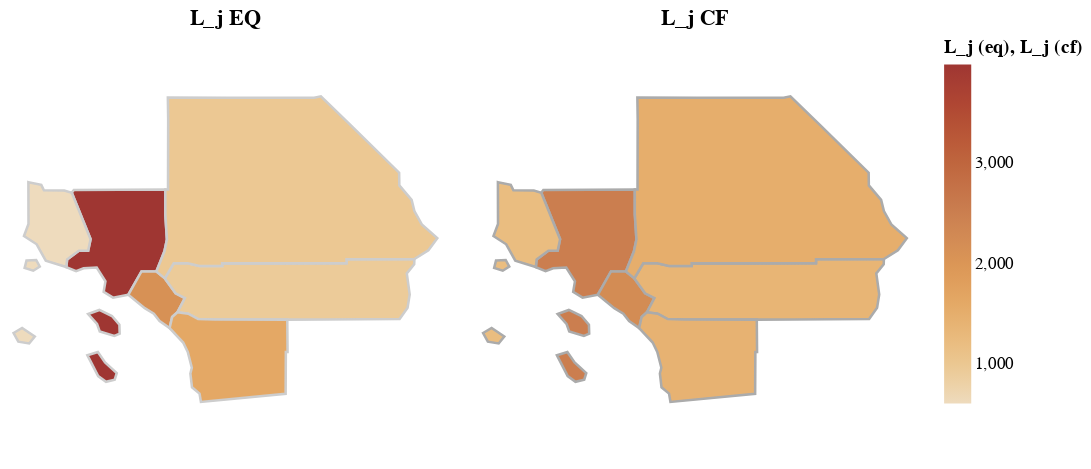

Here is the notebook cell this chart was saved with:
### Code cell
alt.hconcat(map_L_j_eq, map_L_j_cf)

### Figure 1 — Vega-Lite specification as saved in the notebook (floating-point values rounded to 4 significant figures)
{"config": {"view": {"continuousWidth": 300, "continuousHeight": 300}}, "hconcat": [{"data": {"values": [{"type": "Feature", "geometry": {"type": "MultiPolygon", "coordinates": [[[[-118.1, 33.69], [-118.3, 33.66], [-118.5, 33.73], [-118.4, 33.84], [-118.6, 33.99], [-118.7, 33.98], [-118.8, 33.95], [-119.0, 33.99], [-118.9, 34.07], [-118.8, 34.17], [-118.7, 34.17], [-118.6, 34.29], [-118.9, 34.79], [-118.9, 34.82], [-117.7, 34.82], [-117.7, 34.56], [-117.6, 34.29], [-117.7, 34.16], [-117.8, 33.95], [-118.0, 33.95], [-118.1, 33.69]]], [[[-118.7, 33.49], [-118.5, 33.53], [-118.4, 33.46], [-118.3, 33.37], [-118.3, 33.27], [-118.3, 33.25], [-118.5, 33.3], [-118.6, 33.38], [-118.7, 33.49]]], [[[-118.7, 33.04], [-118.5, 33.07], [-118.4, 32.96], [-118.3, 32.85], [-118.3, 32.77], [-118.4, 32.75], [-118.5, 32.81], [-118.7, 33.04]]]]}, "properties": {"county_j_name": "Los Angeles", "county_j": 0, "w_j_emp_data": 83.55, "w_j_county_data": 378100000.0, "L_j_data": 4526.0, "_n_firms_j_data": 572385, "w_j_emp_norm_data": 1.061, "w_j_county_norm_data": 1.061, "L_j_cf": 2512.0, "diff_L_j": -2014.0, "L_j_eq": 3988.0, "FID": 1993}}, {"type": "Feature", "geometry": {"type": "Polygon", "coordinates": [[[-117.8, 33.95], [-117.7, 33.87], [-117.5, 33.71], [-117.4, 33.66], [-117.5, 33.51], [-117.6, 33.45], [-117.6, 33.33], [-117.7, 33.41], [-117.8, 33.49], [-117.9, 33.55], [-118.1, 33.69], [-118.0, 33.95], [-117.8, 33.95]]]}, "properties": {"county_j_name": "Orange", "county_j": 1, "w_j_emp_data": 81.4, "w_j_county_data": 135200000.0, "L_j_data": 1661.0, "_n_firms_j_data": 148394, "w_j_emp_norm_data": 1.034, "w_j_county_norm_data": 1.034, "L_j_cf": 2226.0, "diff_L_j": 565.0, "L_j_eq": 2108.0, "FID": 362}}, {"type": "Feature", "geometry": {"type": "Polygon", "coordinates": [[[-116.1, 33.43], [-117.0, 33.43], [-117.2, 33.43], [-117.4, 33.49], [-117.5, 33.51], [-117.4, 33.66], [-117.5, 33.71], [-117.7, 33.87], [-117.6, 34.03], [-117.4, 34.03], [-117.2, 34.0], [-116.9, 34.0], [-116.9, 34.03], [-116.3, 34.03], [-115.3, 34.03], [-115.3, 34.08], [-114.4, 34.08], [-114.4, 34.02], [-114.5, 33.93], [-114.5, 33.7], [-114.5, 33.55], [-114.6, 33.43], [-115.6, 33.43], [-116.1, 33.43]]]}, "properties": {"county_j_name": "Riverside", "county_j": 2, "w_j_emp_data": 59.73, "w_j_county_data": 50200000.0, "L_j_data": 840.4, "_n_firms_j_data": 86446, "w_j_emp_norm_data": 0.7587, "w_j_county_norm_data": 0.7587, "L_j_cf": 1359.0, "diff_L_j": 518.2, "L_j_eq": 912.8, "FID": 2943}}, {"type": "Feature", "geometry": {"type": "Polygon", "coordinates": [[[-117.7, 33.87], [-117.8, 33.95], [-117.7, 34.16], [-117.6, 34.29], [-117.7, 34.56], [-117.7, 34.82], [-117.6, 34.82], [-117.6, 35.56], [-117.6, 35.8], [-116.9, 35.8], [-115.7, 35.79], [-115.6, 35.81], [-115.3, 35.5], [-114.6, 35.0], [-114.6, 34.87], [-114.5, 34.71], [-114.4, 34.59], [-114.3, 34.45], [-114.1, 34.3], [-114.3, 34.17], [-114.4, 34.08], [-115.3, 34.08], [-115.3, 34.03], [-116.3, 34.03], [-116.9, 34.03], [-116.9, 34.0], [-117.2, 34.0], [-117.4, 34.03], [-117.6, 34.03], [-117.7, 33.87]]]}, "properties": {"county_j_name": "San Bernardino", "county_j": 3, "w_j_emp_data": 62.37, "w_j_county_data": 52760000.0, "L_j_data": 845.9, "_n_firms_j_data": 77170, "w_j_emp_norm_data": 0.7921, "w_j_county_norm_data": 0.7921, "L_j_cf": 1501.0, "diff_L_j": 655.3, "L_j_eq": 984.3, "FID": 817}}, {"type": "Feature", "geometry": {"type": "Polygon", "coordinates": [[[-117.6, 33.33], [-117.6, 33.45], [-117.5, 33.51], [-117.4, 33.49], [-117.2, 33.43], [-117.0, 33.43], [-116.1, 33.43], [-116.1, 33.07], [-116.1, 33.07], [-116.1, 32.62], [-117.2, 32.53], [-117.2, 32.62], [-117.3, 32.69], [-117.3, 32.84], [-117.3, 32.9], [-117.4, 33.08], [-117.4, 33.18], [-117.6, 33.33]]]}, "properties": {"county_j_name": "San Diego", "county_j": 4, "w_j_emp_data": 82.85, "w_j_county_data": 127300000.0, "L_j_data": 1537.0, "_n_firms_j_data": 133031, "w_j_emp_norm_data": 1.052, "w_j_county_norm_data": 1.052, "L_j_cf": 1414.0, "diff_L_j": -122.9, "L_j_eq": 1623.0, "FID": 1896}}, {"type": "Feature", "geometry": {"type": "MultiPolygon", "coordinates": [[[[-119.4, 34.9], [-119.3, 34.87], [-119.2, 34.81], [-119.0, 34.81], [-118.9, 34.79], [-118.6, 34.29], [-118.7, 34.17], [-118.8, 34.17], [-118.9, 34.07], [-119.0, 33.99], [-119.2, 34.06], [-119.3, 34.24], [-119.5, 34.33], [-119.4, 34.46], [-119.4, 34.9]]], [[[-119.5, 34.06], [-119.3, 34.07], [-119.3, 34.0], [-119.4, 33.95], [-119.5, 33.98], [-119.5, 34.06]]], [[[-119.6, 33.28], [-119.5, 33.33], [-119.4, 33.24], [-119.4, 33.17], [-119.6, 33.19], [-119.6, 33.28]]]]}, "properties": {"county_j_name": "Ventura", "county_j": 5, "w_j_emp_data": 70.49, "w_j_county_data": 23700000.0, "L_j_data": 336.3, "_n_firms_j_data": 31435, "w_j_emp_norm_data": 0.8953, "w_j_county_norm_data": 0.8953, "L_j_cf": 1209.0, "diff_L_j": 872.3, "L_j_eq": 604.1, "FID": 963}}]}, "mark": {"type": "geoshape", "stroke": "#cdcdcd", "strokeWidth": 1.5}, "encoding": {"color": {"field": "properties.L_j_eq", "scale": {"scheme": "browns"}, "title": "L_j (eq)", "type": "quantitative"}}, "height": 250, "projection": {"type": "mercator"}, "title": "L_j EQ", "width": 250}, {"data": {"values": [{"type": "Feature", "geometry": {"type": "MultiPolygon", "coordinates": [[[[-118.1, 33.69], [-118.3, 33.66], [-118.5, 33.73], [-118.4, 33.84], [-118.6, 33.99], [-118.7, 33.98], [-118.8, 33.95], [-119.0, 33.99], [-118.9, 34.07], [-118.8, 34.17], [-118.7, 34.17], [-118.6, 34.29], [-118.9, 34.79], [-118.9, 34.82], [-117.7, 34.82], [-117.7, 34.56], [-117.6, 34.29], [-117.7, 34.16], [-117.8, 33.95], [-118.0, 33.95], [-118.1, 33.69]]], [[[-118.7, 33.49], [-118.5, 33.53], [-118.4, 33.46], [-118.3, 33.37], [-118.3, 33.27], [-118.3, 33.25], [-118.5, 33.3], [-118.6, 33.38], [-118.7, 33.49]]], [[[-118.7, 33.04], [-118.5, 33.07], [-118.4, 32.96], [-118.3, 32.85], [-118.3, 32.77], [-118.4, 32.75], [-118.5, 32.81], [-118.7, 33.04]]]]}, "properties": {"county_j_name": "Los Angeles", "county_j": 0, "w_j_emp_data": 83.55, "w_j_county_data": 378100000.0, "L_j_data": 4526.0, "_n_firms_j_data": 572385, "w_j_emp_norm_data": 1.061, "w_j_county_norm_data": 1.061, "L_j_cf": 2512.0, "diff_L_j": -2014.0, "L_j_eq": 3988.0, "FID": 1993}}, {"type": "Feature", "geometry": {"type": "Polygon", "coordinates": [[[-117.8, 33.95], [-117.7, 33.87], [-117.5, 33.71], [-117.4, 33.66], [-117.5, 33.51], [-117.6, 33.45], [-117.6, 33.33], [-117.7, 33.41], [-117.8, 33.49], [-117.9, 33.55], [-118.1, 33.69], [-118.0, 33.95], [-117.8, 33.95]]]}, "properties": {"county_j_name": "Orange", "county_j": 1, "w_j_emp_data": 81.4, "w_j_county_data": 135200000.0, "L_j_data": 1661.0, "_n_firms_j_data": 148394, "w_j_emp_norm_data": 1.034, "w_j_county_norm_data": 1.034, "L_j_cf": 2226.0, "diff_L_j": 565.0, "L_j_eq": 2108.0, "FID": 362}}, {"type": "Feature", "geometry": {"type": "Polygon", "coordinates": [[[-116.1, 33.43], [-117.0, 33.43], [-117.2, 33.43], [-117.4, 33.49], [-117.5, 33.51], [-117.4, 33.66], [-117.5, 33.71], [-117.7, 33.87], [-117.6, 34.03], [-117.4, 34.03], [-117.2, 34.0], [-116.9, 34.0], [-116.9, 34.03], [-116.3, 34.03], [-115.3, 34.03], [-115.3, 34.08], [-114.4, 34.08], [-114.4, 34.02], [-114.5, 33.93], [-114.5, 33.7], [-114.5, 33.55], [-114.6, 33.43], [-115.6, 33.43], [-116.1, 33.43]]]}, "properties": {"county_j_name": "Riverside", "county_j": 2, "w_j_emp_data": 59.73, "w_j_county_data": 50200000.0, "L_j_data": 840.4, "_n_firms_j_data": 86446, "w_j_emp_norm_data": 0.7587, "w_j_county_norm_data": 0.7587, "L_j_cf": 1359.0, "diff_L_j": 518.2, "L_j_eq": 912.8, "FID": 2943}}, {"type": "Feature", "geometry": {"type": "Polygon", "coordinates": [[[-117.7, 33.87], [-117.8, 33.95], [-117.7, 34.16], [-117.6, 34.29], [-117.7, 34.56], [-117.7, 34.82], [-117.6, 34.82], [-117.6, 35.56], [-117.6, 35.8], [-116.9, 35.8], [-115.7, 35.79], [-115.6, 35.81], [-115.3, 35.5], [-114.6, 35.0], [-114.6, 34.87], [-114.5, 34.71], [-114.4, 34.59], [-114.3, 34.45], [-114.1, 34.3], [-114.3, 34.17], [-114.4, 34.08], [-115.3, 34.08], [-115.3, 34.03], [-116.3, 34.03], [-116.9, 34.03], [-116.9, 34.0], [-117.2, 34.0], [-117.4, 34.03], [-117.6, 34.03], [-117.7, 33.87]]]}, "properties": {"county_j_name": "San Bernardino", "county_j": 3, "w_j_emp_data": 62.37, "w_j_county_data": 52760000.0, "L_j_data": 845.9, "_n_firms_j_data": 77170, "w_j_emp_norm_data": 0.7921, "w_j_county_norm_data": 0.7921, "L_j_cf": 1501.0, "diff_L_j": 655.3, "L_j_eq": 984.3, "FID": 817}}, {"type": "Feature", "geometry": {"type": "Polygon", "coordinates": [[[-117.6, 33.33], [-117.6, 33.45], [-117.5, 33.51], [-117.4, 33.49], [-117.2, 33.43], [-117.0, 33.43], [-116.1, 33.43], [-116.1, 33.07], [-116.1, 33.07], [-116.1, 32.62], [-117.2, 32.53], [-117.2, 32.62], [-117.3, 32.69], [-117.3, 32.84], [-117.3, 32.9], [-117.4, 33.08], [-117.4, 33.18], [-117.6, 33.33]]]}, "properties": {"county_j_name": "San Diego", "county_j": 4, "w_j_emp_data": 82.85, "w_j_county_data": 127300000.0, "L_j_data": 1537.0, "_n_firms_j_data": 133031, "w_j_emp_norm_data": 1.052, "w_j_county_norm_data": 1.052, "L_j_cf": 1414.0, "diff_L_j": -122.9, "L_j_eq": 1623.0, "FID": 1896}}, {"type": "Feature", "geometry": {"type": "MultiPolygon", "coordinates": [[[[-119.4, 34.9], [-119.3, 34.87], [-119.2, 34.81], [-119.0, 34.81], [-118.9, 34.79], [-118.6, 34.29], [-118.7, 34.17], [-118.8, 34.17], [-118.9, 34.07], [-119.0, 33.99], [-119.2, 34.06], [-119.3, 34.24], [-119.5, 34.33], [-119.4, 34.46], [-119.4, 34.9]]], [[[-119.5, 34.06], [-119.3, 34.07], [-119.3, 34.0], [-119.4, 33.95], [-119.5, 33.98], [-119.5, 34.06]]], [[[-119.6, 33.28], [-119.5, 33.33], [-119.4, 33.24], [-119.4, 33.17], [-119.6, 33.19], [-119.6, 33.28]]]]}, "properties": {"county_j_name": "Ventura", "county_j": 5, "w_j_emp_data": 70.49, "w_j_county_data": 23700000.0, "L_j_data": 336.3, "_n_firms_j_data": 31435, "w_j_emp_norm_data": 0.8953, "w_j_county_norm_data": 0.8953, "L_j_cf": 1209.0, "diff_L_j": 872.3, "L_j_eq": 604.1, "FID": 963}}]}, "mark": {"type": "geoshape", "stroke": "#ababab", "strokeWidth": 1.5}, "encoding": {"color": {"field": "properties.L_j_cf", "scale": {"scheme": "browns"}, "title": "L_j (cf)", "type": "quantitative"}}, "height": 250, "projection": {"type": "mercator"}, "title": "L_j CF", "width": 250}], "$schema": "https://vega.github.io/schema/vega-lite/v5.20.1.json"}
